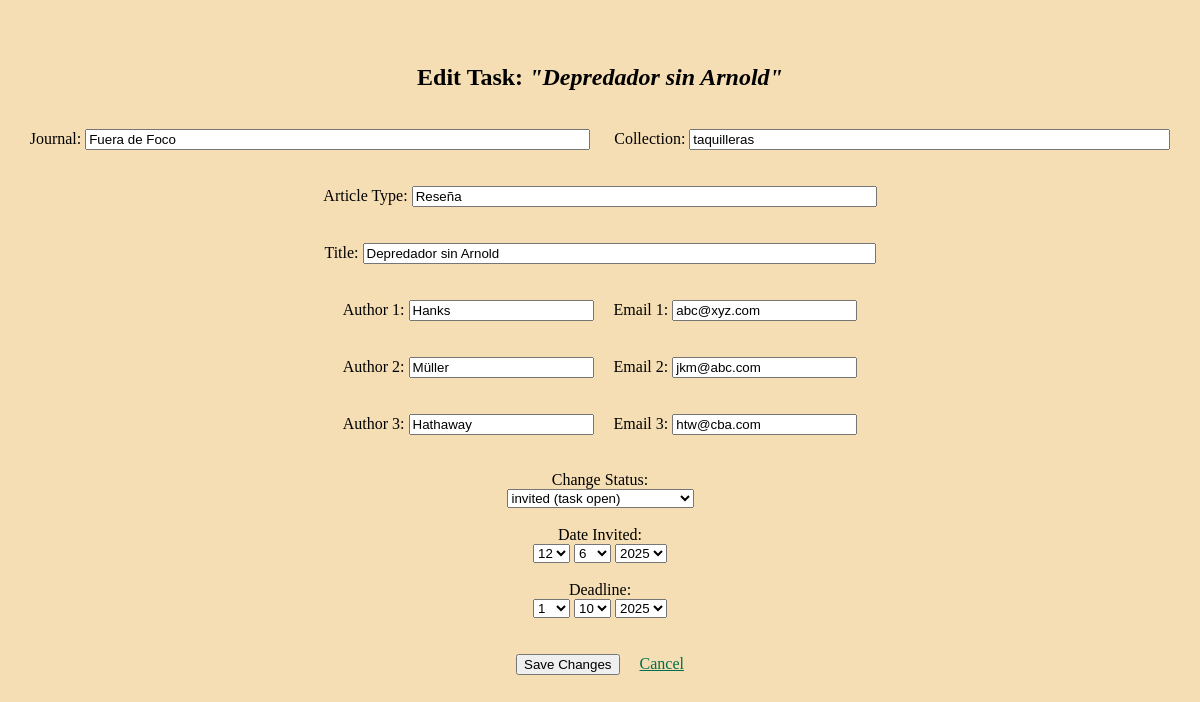
/edit-task/1, run on an earlier commit of the app's database.
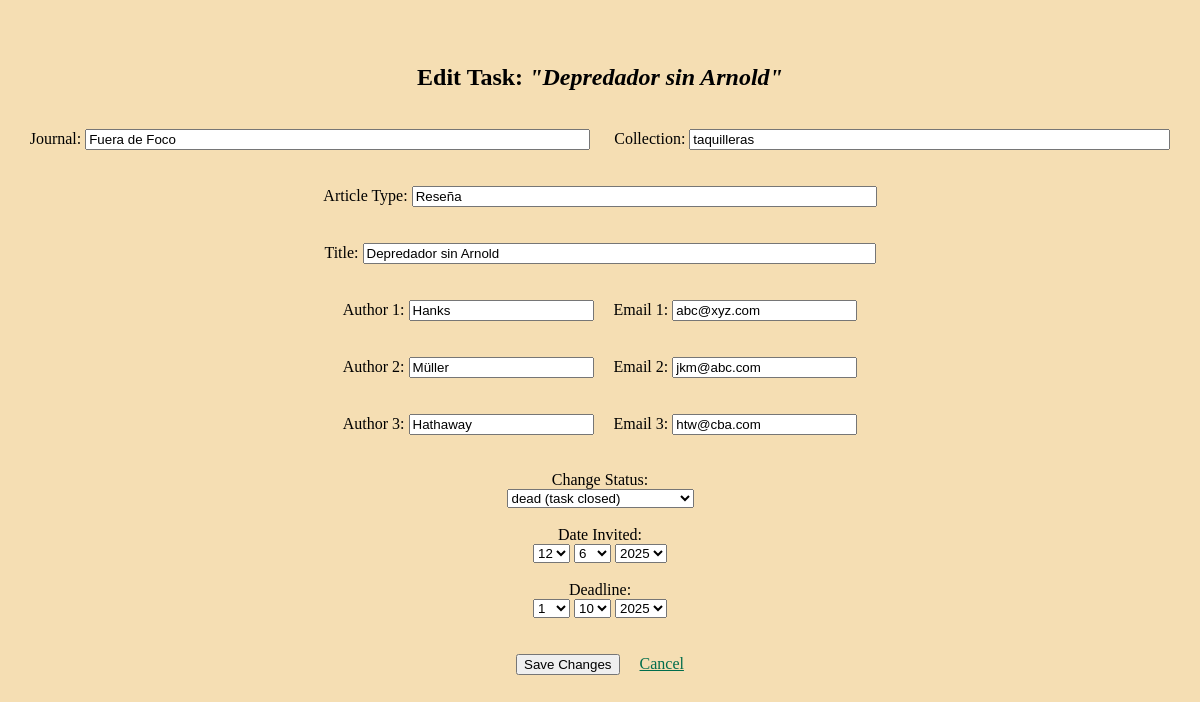
And on a later commit of the database.
### app.py (models this page shows, shortened)
class Task(db.Model):
    id = db.Column(db.Integer, primary_key=True)
    journal = db.Column(db.String(100), nullable=False)
    collection = db.Column(db.String(50))
    type = db.Column(db.String(50))
    title = db.Column(db.String(120))
    deadline = db.Column(db.Date)
    author1 = db.Column(db.String(30))
    email1 = db.Column(db.String(30))
    author2 = db.Column(db.String(30))
    email2 = db.Column(db.String(30))
    author3 = db.Column(db.String(30))
    email3 = db.Column(db.String(30))
    date_invited = db.Column(db.Date)
    status = db.Column(db.String(30))
    last_change_in_notes = db.Column(db.Date)
    notes = db.Column(db.String(500))

### app.py (the view, shortened to what this page needs)
@app.route('/edit-task/<int:task_id>', methods=['GET', 'POST'])
def edit_task(task_id):
    task = Task.query.get_or_404(task_id)
    current_year = datetime.now().year
    date_ranges = {
        'days': list(range(1, 32)),
        'months': list(range(1, 13)),
        'invited_years': list(range(current_year - 5, current_year + 1)),
        'deadline_years': list(range(current_year, current_year + 3))
    }
    default_date = datetime.now().date()
    date_invited = task.date_invited or default_date
    deadline = task.deadline or default_date
    return render_template('edit_task.html', task=task, date_invited=date_invited, deadline=deadline, **date_ranges)

### templates/edit_task.html (shortened to what this page needs)
{% extends 'base.html' %}
{% block body %}
<div class="content">
    <br><br>
    <h2>Edit Task: <i>"{{ task.title }}"</i></h2>
    <br>
    <form method="POST">
        <div>
            <label>Journal:</label>
            <input type="text" name="journal" maxlength="120" size='60' value="{{ task.journal }}" required>
            <label>Collection:</label>
            <input type="text" name="collection" maxlength="120" size='57' value="{{ task.collection }}" required>
            <br><br><br>
            <label>Article Type:</label>
            <input type="text" name="type" maxlength="120" size='55' value="{{ task.type }}" required>
            <br><br><br>
            <label>Title:</label>
            <input type="text" name="title" maxlength="120" size='61' value="{{ task.title }}" required>
            <br><br><br>
            <label>Author 1:</label>
            <input type="text" name="author1" value="{{ task.author1 }}" required>
            <label>Email 1:</label>
            <input type="text" name="email1" value="{{ task.email1 }}" required>
            <br><br><br>
            <label>Author 2:</label>
            <input type="text" name="author2" value="{{ task.author2 }}" required>
            <label>Email 2:</label>
            <input type="text" name="email2" value="{{ task.email2 }}" required>
            <br><br><br>
            <label>Author 3:</label>
            <input type="text" name="author3" value="{{ task.author3 }}" required>
            <label>Email 3:</label>
            <input type="text" name="email3" value="{{ task.email3 }}" required>
        </div>
        <br><br>
        <label>Change Status:</label>
        <br>
        <select name="new_status">
            <option value="invited (task open)"
            {% if task.status == 'invited (task open)' %}selected{% endif %}>invited (task open)</option>
            <option value="dead (task closed)"
            {% if task.status == 'dead (task closed)' %}selected{% endif %}>
                dead (task closed)
            </option>
        </select>
        <br><br>
        <div>
            <label>Date Invited:</label>
            <div>
                <select name="date_invited_day">
                    {% for day in days %}
                    <option value="{{ day }}" {% if day == date_invited.day %}selected{% endif %}>{{ day }}</option>
                    {% endfor %}
                </select>
                <select name="date_invited_month">
                    {% for month in months %}
                    <option value="{{ month }}" {% if month == date_invited.month %}selected{% endif %}>{{ month }}</option>
                    {% endfor %}
                </select>
                <select name="date_invited_year">
                    {% for year in invited_years %}
                    <option value="{{ year }}" {% if year == date_invited.year %}selected{% endif %}>{{ year }}</option>
                    {% endfor %}
                </select>
            </div>
        </div>
        <br>
        <div>
            <label>Deadline:</label>
            <div>
                <select name="deadline_day">
                    {% for day in days %}
                    <option value="{{ day }}" {% if day == deadline.day %}selected{% endif %}>{{ day }}</option>
                    {% endfor %}
                </select>
                <select name="deadline_month">
                    {% for month in months %}
                    <option value="{{ month }}" {% if month == deadline.month %}selected{% endif %}>{{ month }}</option>
                    {% endfor %}
                </select>
                <select name="deadline_year">
                    {% for year in deadline_years %}
                    <option value="{{ year }}" {% if year == deadline.year %}selected{% endif %}>{{ year }}</option>
                    {% endfor %}
                </select>
            </div>
        </div>
        <br><br>
        <button type="submit">Save Changes</button>
        <a href="{{ url_for('index') }}" class="one">Cancel</a>
    </form>
</div>
{% endblock %}

What changed in the data, as far as the page shows it:
changed Task "Depredador sin Arnold": new_status "invited (task open)" → "dead (task closed)"
